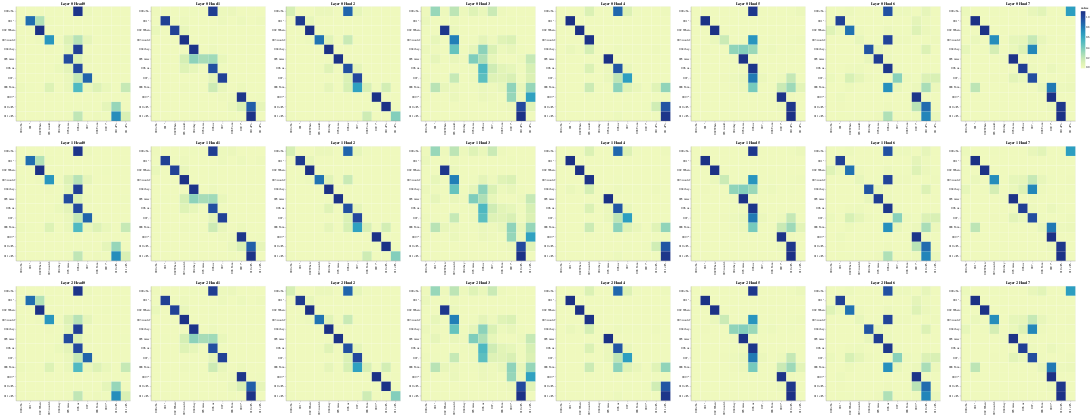

The cell this chart's notebook holds for it:
### Code cell
# Decoder Self-Attention
get_all_attention_maps("decoder", layers, heads, decoder_input_tokens, decoder_input_tokens, min(20, sentence_len))

### Figure 1 — Vega-Lite specification as saved in the notebook (floating-point values rounded to 4 significant figures; data arrays with more than 128 entries replaced by an {"elided": "..."} marker saying what was removed)
{"config": {"view": {"continuousWidth": 300, "continuousHeight": 300}}, "vconcat": [{"hconcat": [{"data": {"name": "data-8552d6d04cb3b8f4f44fe6a7771a08a3"}, "mark": {"type": "rect"}, "encoding": {"color": {"field": "value", "type": "quantitative"}, "tooltip": [{"field": "row", "type": "quantitative"}, {"field": "column", "type": "quantitative"}, {"field": "value", "type": "quantitative"}, {"field": "row_token", "type": "nominal"}, {"field": "col_token", "type": "nominal"}], "x": {"axis": {"title": ""}, "field": "col_token", "type": "nominal"}, "y": {"axis": {"title": ""}, "field": "row_token", "type": "nominal"}}, "height": 400, "name": "view_25", "title": "Layer 0 Head 0", "width": 400}, {"data": {"name": "data-d0b55e3c22705dc49c024cd2113fd82f"}, "mark": {"type": "rect"}, "encoding": {"color": {"field": "value", "type": "quantitative"}, "tooltip": [{"field": "row", "type": "quantitative"}, {"field": "column", "type": "quantitative"}, {"field": "value", "type": "quantitative"}, {"field": "row_token", "type": "nominal"}, {"field": "col_token", "type": "nominal"}], "x": {"axis": {"title": ""}, "field": "col_token", "type": "nominal"}, "y": {"axis": {"title": ""}, "field": "row_token", "type": "nominal"}}, "height": 400, "name": "view_26", "title": "Layer 0 Head 1", "width": 400}, {"data": {"name": "data-ac6ad8c4e6916f5c6b76347a64a7800c"}, "mark": {"type": "rect"}, "encoding": {"color": {"field": "value", "type": "quantitative"}, "tooltip": [{"field": "row", "type": "quantitative"}, {"field": "column", "type": "quantitative"}, {"field": "value", "type": "quantitative"}, {"field": "row_token", "type": "nominal"}, {"field": "col_token", "type": "nominal"}], "x": {"axis": {"title": ""}, "field": "col_token", "type": "nominal"}, "y": {"axis": {"title": ""}, "field": "row_token", "type": "nominal"}}, "height": 400, "name": "view_27", "title": "Layer 0 Head 2", "width": 400}, {"data": {"name": "data-ac6ace0361586b081242805b6181087d"}, "mark": {"type": "rect"}, "encoding": {"color": {"field": "value", "type": "quantitative"}, "tooltip": [{"field": "row", "type": "quantitative"}, {"field": "column", "type": "quantitative"}, {"field": "value", "type": "quantitative"}, {"field": "row_token", "type": "nominal"}, {"field": "col_token", "type": "nominal"}], "x": {"axis": {"title": ""}, "field": "col_token", "type": "nominal"}, "y": {"axis": {"title": ""}, "field": "row_token", "type": "nominal"}}, "height": 400, "name": "view_28", "title": "Layer 0 Head 3", "width": 400}, {"data": {"name": "data-5415feea45263c53d7e100ba9e9c3849"}, "mark": {"type": "rect"}, "encoding": {"color": {"field": "value", "type": "quantitative"}, "tooltip": [{"field": "row", "type": "quantitative"}, {"field": "column", "type": "quantitative"}, {"field": "value", "type": "quantitative"}, {"field": "row_token", "type": "nominal"}, {"field": "col_token", "type": "nominal"}], "x": {"axis": {"title": ""}, "field": "col_token", "type": "nominal"}, "y": {"axis": {"title": ""}, "field": "row_token", "type": "nominal"}}, "height": 400, "name": "view_29", "title": "Layer 0 Head 4", "width": 400}, {"data": {"name": "data-9690b58c84f208a5700d9d7afd96ddcf"}, "mark": {"type": "rect"}, "encoding": {"color": {"field": "value", "type": "quantitative"}, "tooltip": [{"field": "row", "type": "quantitative"}, {"field": "column", "type": "quantitative"}, {"field": "value", "type": "quantitative"}, {"field": "row_token", "type": "nominal"}, {"field": "col_token", "type": "nominal"}], "x": {"axis": {"title": ""}, "field": "col_token", "type": "nominal"}, "y": {"axis": {"title": ""}, "field": "row_token", "type": "nominal"}}, "height": 400, "name": "view_30", "title": "Layer 0 Head 5", "width": 400}, {"data": {"name": "data-8f457c0c929cc6c68c3d484bdd498cf4"}, "mark": {"type": "rect"}, "encoding": {"color": {"field": "value", "type": "quantitative"}, "tooltip": [{"field": "row", "type": "quantitative"}, {"field": "column", "type": "quantitative"}, {"field": "value", "type": "quantitative"}, {"field": "row_token", "type": "nominal"}, {"field": "col_token", "type": "nominal"}], "x": {"axis": {"title": ""}, "field": "col_token", "type": "nominal"}, "y": {"axis": {"title": ""}, "field": "row_token", "type": "nominal"}}, "height": 400, "name": "view_31", "title": "Layer 0 Head 6", "width": 400}, {"data": {"name": "data-e04ad9be11cb00de48af4ae14a95e2e5"}, "mark": {"type": "rect"}, "encoding": {"color": {"field": "value", "type": "quantitative"}, "tooltip": [{"field": "row", "type": "quantitative"}, {"field": "column", "type": "quantitative"}, {"field": "value", "type": "quantitative"}, {"field": "row_token", "type": "nominal"}, {"field": "col_token", "type": "nominal"}], "x": {"axis": {"title": ""}, "field": "col_token", "type": "nominal"}, "y": {"axis": {"title": ""}, "field": "row_token", "type": "nominal"}}, "height": 400, "name": "view_32", "title": "Layer 0 Head 7", "width": 400}]}, {"hconcat": [{"data": {"name": "data-8552d6d04cb3b8f4f44fe6a7771a08a3"}, "mark": {"type": "rect"}, "encoding": {"color": {"field": "value", "type": "quantitative"}, "tooltip": [{"field": "row", "type": "quantitative"}, {"field": "column", "type": "quantitative"}, {"field": "value", "type": "quantitative"}, {"field": "row_token", "type": "nominal"}, {"field": "col_token", "type": "nominal"}], "x": {"axis": {"title": ""}, "field": "col_token", "type": "nominal"}, "y": {"axis": {"title": ""}, "field": "row_token", "type": "nominal"}}, "height": 400, "name": "view_33", "title": "Layer 1 Head 0", "width": 400}, {"data": {"name": "data-d0b55e3c22705dc49c024cd2113fd82f"}, "mark": {"type": "rect"}, "encoding": {"color": {"field": "value", "type": "quantitative"}, "tooltip": [{"field": "row", "type": "quantitative"}, {"field": "column", "type": "quantitative"}, {"field": "value", "type": "quantitative"}, {"field": "row_token", "type": "nominal"}, {"field": "col_token", "type": "nominal"}], "x": {"axis": {"title": ""}, "field": "col_token", "type": "nominal"}, "y": {"axis": {"title": ""}, "field": "row_token", "type": "nominal"}}, "height": 400, "name": "view_34", "title": "Layer 1 Head 1", "width": 400}, {"data": {"name": "data-ac6ad8c4e6916f5c6b76347a64a7800c"}, "mark": {"type": "rect"}, "encoding": {"color": {"field": "value", "type": "quantitative"}, "tooltip": [{"field": "row", "type": "quantitative"}, {"field": "column", "type": "quantitative"}, {"field": "value", "type": "quantitative"}, {"field": "row_token", "type": "nominal"}, {"field": "col_token", "type": "nominal"}], "x": {"axis": {"title": ""}, "field": "col_token", "type": "nominal"}, "y": {"axis": {"title": ""}, "field": "row_token", "type": "nominal"}}, "height": 400, "name": "view_35", "title": "Layer 1 Head 2", "width": 400}, {"data": {"name": "data-ac6ace0361586b081242805b6181087d"}, "mark": {"type": "rect"}, "encoding": {"color": {"field": "value", "type": "quantitative"}, "tooltip": [{"field": "row", "type": "quantitative"}, {"field": "column", "type": "quantitative"}, {"field": "value", "type": "quantitative"}, {"field": "row_token", "type": "nominal"}, {"field": "col_token", "type": "nominal"}], "x": {"axis": {"title": ""}, "field": "col_token", "type": "nominal"}, "y": {"axis": {"title": ""}, "field": "row_token", "type": "nominal"}}, "height": 400, "name": "view_36", "title": "Layer 1 Head 3", "width": 400}, {"data": {"name": "data-5415feea45263c53d7e100ba9e9c3849"}, "mark": {"type": "rect"}, "encoding": {"color": {"field": "value", "type": "quantitative"}, "tooltip": [{"field": "row", "type": "quantitative"}, {"field": "column", "type": "quantitative"}, {"field": "value", "type": "quantitative"}, {"field": "row_token", "type": "nominal"}, {"field": "col_token", "type": "nominal"}], "x": {"axis": {"title": ""}, "field": "col_token", "type": "nominal"}, "y": {"axis": {"title": ""}, "field": "row_token", "type": "nominal"}}, "height": 400, "name": "view_37", "title": "Layer 1 Head 4", "width": 400}, {"data": {"name": "data-9690b58c84f208a5700d9d7afd96ddcf"}, "mark": {"type": "rect"}, "encoding": {"color": {"field": "value", "type": "quantitative"}, "tooltip": [{"field": "row", "type": "quantitative"}, {"field": "column", "type": "quantitative"}, {"field": "value", "type": "quantitative"}, {"field": "row_token", "type": "nominal"}, {"field": "col_token", "type": "nominal"}], "x": {"axis": {"title": ""}, "field": "col_token", "type": "nominal"}, "y": {"axis": {"title": ""}, "field": "row_token", "type": "nominal"}}, "height": 400, "name": "view_38", "title": "Layer 1 Head 5", "width": 400}, {"data": {"name": "data-8f457c0c929cc6c68c3d484bdd498cf4"}, "mark": {"type": "rect"}, "encoding": {"color": {"field": "value", "type": "quantitative"}, "tooltip": [{"field": "row", "type": "quantitative"}, {"field": "column", "type": "quantitative"}, {"field": "value", "type": "quantitative"}, {"field": "row_token", "type": "nominal"}, {"field": "col_token", "type": "nominal"}], "x": {"axis": {"title": ""}, "field": "col_token", "type": "nominal"}, "y": {"axis": {"title": ""}, "field": "row_token", "type": "nominal"}}, "height": 400, "name": "view_39", "title": "Layer 1 Head 6", "width": 400}, {"data": {"name": "data-e04ad9be11cb00de48af4ae14a95e2e5"}, "mark": {"type": "rect"}, "encoding": {"color": {"field": "value", "type": "quantitative"}, "tooltip": [{"field": "row", "type": "quantitative"}, {"field": "column", "type": "quantitative"}, {"field": "value", "type": "quantitative"}, {"field": "row_token", "type": "nominal"}, {"field": "col_token", "type": "nominal"}], "x": {"axis": {"title": ""}, "field": "col_token", "type": "nominal"}, "y": {"axis": {"title": ""}, "field": "row_token", "type": "nominal"}}, "height": 400, "name": "view_40", "title": "Layer 1 Head 7", "width": 400}]}, {"hconcat": [{"data": {"name": "data-8552d6d04cb3b8f4f44fe6a7771a08a3"}, "mark": {"type": "rect"}, "encoding": {"color": {"field": "value", "type": "quantitative"}, "tooltip": [{"field": "row", "type": "quantitative"}, {"field": "column", "type": "quantitative"}, {"field": "value", "type": "quantitative"}, {"field": "row_token", "type": "nominal"}, {"field": "col_token", "type": "nominal"}], "x": {"axis": {"title": ""}, "field": "col_token", "type": "nominal"}, "y": {"axis": {"title": ""}, "field": "row_token", "type": "nominal"}}, "height": 400, "name": "view_41", "title": "Layer 2 Head 0", "width": 400}, {"data": {"name": "data-d0b55e3c22705dc49c024cd2113fd82f"}, "mark": {"type": "rect"}, "encoding": {"color": {"field": "value", "type": "quantitative"}, "tooltip": [{"field": "row", "type": "quantitative"}, {"field": "column", "type": "quantitative"}, {"field": "value", "type": "quantitative"}, {"field": "row_token", "type": "nominal"}, {"field": "col_token", "type": "nominal"}], "x": {"axis": {"title": ""}, "field": "col_token", "type": "nominal"}, "y": {"axis": {"title": ""}, "field": "row_token", "type": "nominal"}}, "height": 400, "name": "view_42", "title": "Layer 2 Head 1", "width": 400}, {"data": {"name": "data-ac6ad8c4e6916f5c6b76347a64a7800c"}, "mark": {"type": "rect"}, "encoding": {"color": {"field": "value", "type": "quantitative"}, "tooltip": [{"field": "row", "type": "quantitative"}, {"field": "column", "type": "quantitative"}, {"field": "value", "type": "quantitative"}, {"field": "row_token", "type": "nominal"}, {"field": "col_token", "type": "nominal"}], "x": {"axis": {"title": ""}, "field": "col_token", "type": "nominal"}, "y": {"axis": {"title": ""}, "field": "row_token", "type": "nominal"}}, "height": 400, "name": "view_43", "title": "Layer 2 Head 2", "width": 400}, {"data": {"name": "data-ac6ace0361586b081242805b6181087d"}, "mark": {"type": "rect"}, "encoding": {"color": {"field": "value", "type": "quantitative"}, "tooltip": [{"field": "row", "type": "quantitative"}, {"field": "column", "type": "quantitative"}, {"field": "value", "type": "quantitative"}, {"field": "row_token", "type": "nominal"}, {"field": "col_token", "type": "nominal"}], "x": {"axis": {"title": ""}, "field": "col_token", "type": "nominal"}, "y": {"axis": {"title": ""}, "field": "row_token", "type": "nominal"}}, "height": 400, "name": "view_44", "title": "Layer 2 Head 3", "width": 400}, {"data": {"name": "data-5415feea45263c53d7e100ba9e9c3849"}, "mark": {"type": "rect"}, "encoding": {"color": {"field": "value", "type": "quantitative"}, "tooltip": [{"field": "row", "type": "quantitative"}, {"field": "column", "type": "quantitative"}, {"field": "value", "type": "quantitative"}, {"field": "row_token", "type": "nominal"}, {"field": "col_token", "type": "nominal"}], "x": {"axis": {"title": ""}, "field": "col_token", "type": "nominal"}, "y": {"axis": {"title": ""}, "field": "row_token", "type": "nominal"}}, "height": 400, "name": "view_45", "title": "Layer 2 Head 4", "width": 400}, {"data": {"name": "data-9690b58c84f208a5700d9d7afd96ddcf"}, "mark": {"type": "rect"}, "encoding": {"color": {"field": "value", "type": "quantitative"}, "tooltip": [{"field": "row", "type": "quantitative"}, {"field": "column", "type": "quantitative"}, {"field": "value", "type": "quantitative"}, {"field": "row_token", "type": "nominal"}, {"field": "col_token", "type": "nominal"}], "x": {"axis": {"title": ""}, "field": "col_token", "type": "nominal"}, "y": {"axis": {"title": ""}, "field": "row_token", "type": "nominal"}}, "height": 400, "name": "view_46", "title": "Layer 2 Head 5", "width": 400}, {"data": {"name": "data-8f457c0c929cc6c68c3d484bdd498cf4"}, "mark": {"type": "rect"}, "encoding": {"color": {"field": "value", "type": "quantitative"}, "tooltip": [{"field": "row", "type": "quantitative"}, {"field": "column", "type": "quantitative"}, {"field": "value", "type": "quantitative"}, {"field": "row_token", "type": "nominal"}, {"field": "col_token", "type": "nominal"}], "x": {"axis": {"title": ""}, "field": "col_token", "type": "nominal"}, "y": {"axis": {"title": ""}, "field": "row_token", "type": "nominal"}}, "height": 400, "name": "view_47", "title": "Layer 2 Head 6", "width": 400}, {"data": {"name": "data-e04ad9be11cb00de48af4ae14a95e2e5"}, "mark": {"type": "rect"}, "encoding": {"color": {"field": "value", "type": "quantitative"}, "tooltip": [{"field": "row", "type": "quantitative"}, {"field": "column", "type": "quantitative"}, {"field": "value", "type": "quantitative"}, {"field": "row_token", "type": "nominal"}, {"field": "col_token", "type": "nominal"}], "x": {"axis": {"title": ""}, "field": "col_token", "type": "nominal"}, "y": {"axis": {"title": ""}, "field": "row_token", "type": "nominal"}}, "height": 400, "name": "view_48", "title": "Layer 2 Head 7", "width": 400}]}], "params": [{"name": "param_25", "select": {"type": "interval", "encodings": ["x", "y"]}, "bind": "scales", "views": ["view_25"]}, {"name": "param_26", "select": {"type": "interval", "encodings": ["x", "y"]}, "bind": "scales", "views": ["view_26"]}, {"name": "param_27", "select": {"type": "interval", "encodings": ["x", "y"]}, "bind": "scales", "views": ["view_27"]}, {"name": "param_28", "select": {"type": "interval", "encodings": ["x", "y"]}, "bind": "scales", "views": ["view_28"]}, {"name": "param_29", "select": {"type": "interval", "encodings": ["x", "y"]}, "bind": "scales", "views": ["view_29"]}, {"name": "param_30", "select": {"type": "interval", "encodings": ["x", "y"]}, "bind": "scales", "views": ["view_30"]}, {"name": "param_31", "select": {"type": "interval", "encodings": ["x", "y"]}, "bind": "scales", "views": ["view_31"]}, {"name": "param_32", "select": {"type": "interval", "encodings": ["x", "y"]}, "bind": "scales", "views": ["view_32"]}, {"name": "param_33", "select": {"type": "interval", "encodings": ["x", "y"]}, "bind": "scales", "views": ["view_33"]}, {"name": "param_34", "select": {"type": "interval", "encodings": ["x", "y"]}, "bind": "scales", "views": ["view_34"]}, {"name": "param_35", "select": {"type": "interval", "encodings": ["x", "y"]}, "bind": "scales", "views": ["view_35"]}, {"name": "param_36", "select": {"type": "interval", "encodings": ["x", "y"]}, "bind": "scales", "views": ["view_36"]}, {"name": "param_37", "select": {"type": "interval", "encodings": ["x", "y"]}, "bind": "scales", "views": ["view_37"]}, {"name": "param_38", "select": {"type": "interval", "encodings": ["x", "y"]}, "bind": "scales", "views": ["view_38"]}, {"name": "param_39", "select": {"type": "interval", "encodings": ["x", "y"]}, "bind": "scales", "views": ["view_39"]}, {"name": "param_40", "select": {"type": "interval", "encodings": ["x", "y"]}, "bind": "scales", "views": ["view_40"]}, {"name": "param_41", "select": {"type": "interval", "encodings": ["x", "y"]}, "bind": "scales", "views": ["view_41"]}, {"name": "param_42", "select": {"type": "interval", "encodings": ["x", "y"]}, "bind": "scales", "views": ["view_42"]}, {"name": "param_43", "select": {"type": "interval", "encodings": ["x", "y"]}, "bind": "scales", "views": ["view_43"]}, {"name": "param_44", "select": {"type": "interval", "encodings": ["x", "y"]}, "bind": "scales", "views": ["view_44"]}, {"name": "param_45", "select": {"type": "interval", "encodings": ["x", "y"]}, "bind": "scales", "views": ["view_45"]}, {"name": "param_46", "select": {"type": "interval", "encodings": ["x", "y"]}, "bind": "scales", "views": ["view_46"]}, {"name": "param_47", "select": {"type": "interval", "encodings": ["x", "y"]}, "bind": "scales", "views": ["view_47"]}, {"name": "param_48", "select": {"type": "interval", "encodings": ["x", "y"]}, "bind": "scales", "views": ["view_48"]}], "$schema": "https://vega.github.io/schema/vega-lite/v5.20.1.json", "datasets": {"data-8552d6d04cb3b8f4f44fe6a7771a08a3": {"elided": "144 records"}, "data-d0b55e3c22705dc49c024cd2113fd82f": {"elided": "144 records"}, "data-ac6ad8c4e6916f5c6b76347a64a7800c": {"elided": "144 records"}, "data-ac6ace0361586b081242805b6181087d": {"elided": "144 records"}, "data-5415feea45263c53d7e100ba9e9c3849": {"elided": "144 records"}, "data-9690b58c84f208a5700d9d7afd96ddcf": {"elided": "144 records"}, "data-8f457c0c929cc6c68c3d484bdd498cf4": {"elided": "144 records"}, "data-e04ad9be11cb00de48af4ae14a95e2e5": {"elided": "144 records"}}}
